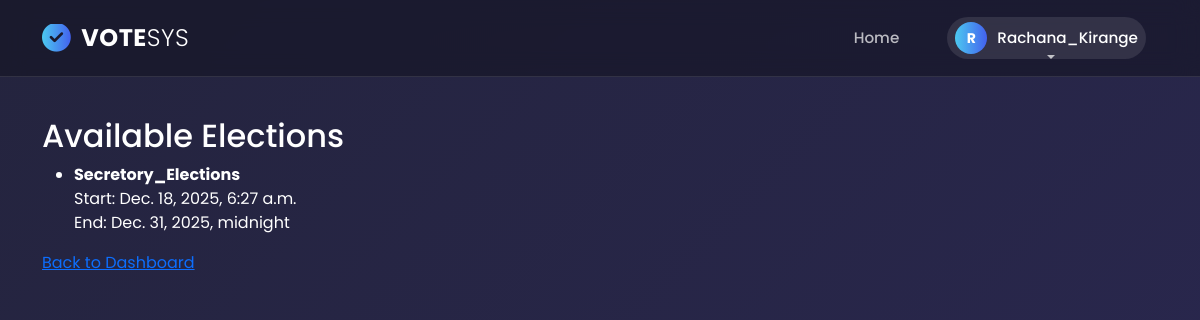
Screenshot of /users/candidate/elections/ (signed in) with the database file from the repository.
### users/models.py (models this page shows, shortened)
class CustomUser(AbstractBaseUser, PermissionsMixin):
    ROLE_CHOICES = [
        ('admin', 'Admin'),
        ('voter', 'Voter'),
        ('candidate', 'Candidate'),
        ('poll_officer', 'Poll Officer'),
    ]
    user_id = models.AutoField(primary_key=True)
    username = models.CharField(max_length=150, unique=True)
    full_name = models.CharField(max_length=255, blank=True, null=True)
    email = models.EmailField(max_length=254, unique=True)
    role = models.CharField(choices=ROLE_CHOICES, default='voter', max_length=20)
    is_active = models.BooleanField(default=True)
    is_staff = models.BooleanField(default=False)
    created_at = models.DateTimeField(auto_now_add=True)
    objects = CustomUserManager()
    USERNAME_FIELD = 'username'
    REQUIRED_FIELDS = ['email']
    class Meta:
        verbose_name = 'user'
        verbose_name_plural = 'users'

### elections/models.py (models this page shows, shortened)
class Election(models.Model):
	ELECTION_TYPES = [
		('single', 'Single Winner'),
		('multi', 'Multi Winner'),
		('referendum', 'Referendum'),
	]
	title = models.CharField(max_length=200)
	description = models.TextField(blank=True)
	election_type = models.CharField(max_length=30, choices=ELECTION_TYPES, default='single')
	start_date = models.DateTimeField()
	end_date = models.DateTimeField()
	is_active = models.BooleanField(default=False)
	created_at = models.DateTimeField(auto_now_add=True)
	class Meta:
		ordering = ['-created_at']

### users/views.py (the view)
# urls.py: path('candidate/elections/', views.candidate_elections, name='candidate_elections'),
@login_required
def candidate_elections(request):
    elections = Election.objects.all()
    return render(request, 'candidate/elections.html', {
        'elections': elections
    })

### users/templates/candidate/elections.html
{% extends "base.html" %}
{% block content %}
<h2>Available Elections</h2>
<ul>
{% for election in elections %}
    <li>
        <strong>{{ election.title }}</strong><br>
        Start: {{ election.start_date }} <br>
        End: {{ election.end_date }}
    </li>
{% empty %}
    <li>No elections available.</li>
{% endfor %}
</ul>
<a href="{% url 'candidate_dashboard' %}">Back to Dashboard</a>
{% endblock %}

### users/templates/base.html (shortened to what this page needs)
{% load static %}
<!DOCTYPE html>
<html lang="en">
<head>
    <link rel="stylesheet" href="https://cdnjs.cloudflare.com/ajax/libs/font-awesome/6.4.0/css/all.min.css">
    <link href="https://cdn.jsdelivr.net/npm/bootstrap@5.3.0/dist/css/bootstrap.min.css" rel="stylesheet">
</head>
<body>
    <nav class="navbar navbar-expand-lg glass-navbar">
        <div class="container">
            <a class="navbar-brand" href="{% url 'users_home' %}">
                <i class="fas fa-check-circle"></i> VOTE<span style="font-weight: 300;">SYS</span>
            </a>
            <div class="collapse navbar-collapse" id="navbarContent">
                <ul class="navbar-nav ms-auto align-items-center">
                    <li class="nav-item">
                        <a class="nav-link" href="{% url 'users_home' %}">Home</a>
                    </li>
                    {% if user.is_authenticated %}
                        <li class="nav-item dropdown ms-lg-3">
                            <a class="nav-link dropdown-toggle user-pill" href="#" id="userDropdown" role="button" data-bs-toggle="dropdown" aria-expanded="false">
                                <div class="user-avatar">
                                    {{ user.username|slice:":1"|upper }}
                                </div>
                                <span class="text-white">{{ user.username }}</span>
                            </a>
                        </li>
                    {% endif %}
                </ul>
            </div>
        </div>
    </nav>
    <div class="container mt-3 main-content">
        {% block content %}{% endblock %}
    </div>
</body>
</html>

### users/templates/base.html (style rules this page uses)
:root { --primary-grad: linear-gradient(90deg, #4cc9f0, #4361ee); --glass-bg: rgba(20, 20, 35, 0.6); --glass-border: 1px solid rgba(255, 255, 255, 0.1); --text-color: #ffffff; --text-muted: rgba(255, 255, 255, 0.7); }
body { font-family: 'Poppins', sans-serif; background: linear-gradient(-45deg, #0f0c29, #302b63, #24243e); background-size: 400% 400%; animation: gradientBG 15s ease infinite; min-height: 100vh; color: var(--text-color); display: flex; flex-direction: column; }
.glass-navbar { background: var(--glass-bg); backdrop-filter: blur(12px); -webkit-backdrop-filter: blur(12px); border-bottom: var(--glass-border); padding: 15px 0; position: sticky; top: 0; z-index: 1000; transition: all 0.3s ease; }
.navbar-brand { font-weight: 700; font-size: 1.5rem; color: #fff !important; letter-spacing: 0.5px; display: flex; align-items: center; }
.navbar-brand i { background: var(--primary-grad); -webkit-background-clip: text; -webkit-text-fill-color: transparent; font-size: 1.8rem; margin-right: 10px; }
.nav-link { color: var(--text-muted) !important; font-weight: 500; font-size: 0.95rem; margin: 0 12px; position: relative; transition: 0.3s; }
.nav-link::after { content: ''; position: absolute; width: 0; height: 2px; bottom: 0; left: 50%; background: var(--primary-grad); transition: all 0.3s ease-in-out; transform: translateX(-50%); }
.user-pill { display: flex; align-items: center; background: rgba(255,255,255,0.1); padding: 5px 15px 5px 5px; border-radius: 30px; transition: 0.3s; }
.user-avatar { width: 32px; height: 32px; background: var(--primary-grad); border-radius: 50%; display: flex; align-items: center; justify-content: center; margin-right: 10px; font-size: 14px; color: white; font-weight: bold; }
.main-content { flex: 1; padding-bottom: 50px; }

### rows the page displays
CustomUser: username "R", username "Rachana_Kirange"
Election: title "Secretory_Elections", start_date "Dec. 18, 2025, 6:27 a.m.", end_date "Dec. 31, 2025, midnight"
